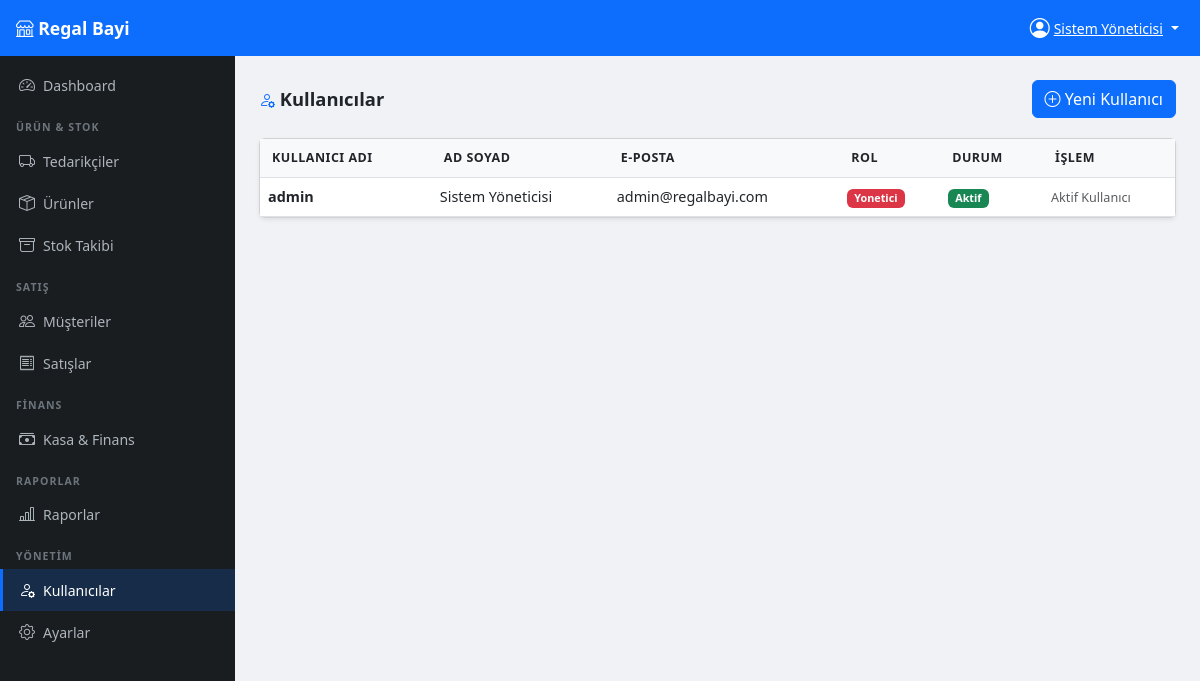
/modules/kullanicilar/index.php (signed in), run on the app's committed database.
### tables this page shows
CREATE TABLE kullanicilar (
    id INT AUTO_INCREMENT PRIMARY KEY,
    kullanici_adi VARCHAR(50) UNIQUE NOT NULL,
    sifre VARCHAR(255) NOT NULL,
    ad_soyad VARCHAR(100) NOT NULL,
    email VARCHAR(100),
    rol ENUM('yonetici','kasiyer','depo') DEFAULT 'kasiyer',
    aktif TINYINT(1) DEFAULT 1,
    created_at TIMESTAMP DEFAULT CURRENT_TIMESTAMP
);

### config/database.php (called while the page is built, shortened)
<?php
function db() {
    static $pdo = null;
    if ($pdo === null) {
        try {
            $pdo = new PDO(
                'mysql:host=' . DB_HOST . ';dbname=' . DB_NAME . ';charset=utf8mb4',
                DB_USER,
                DB_PASS,
                [
                    PDO::ATTR_ERRMODE            => PDO::ERRMODE_EXCEPTION,
                    PDO::ATTR_DEFAULT_FETCH_MODE => PDO::FETCH_ASSOC,
                    PDO::ATTR_EMULATE_PREPARES   => false,
                ]
            );
        } catch (PDOException $e) {
            if (APP_ENV === 'development') {
                die('<div style="font-family:sans-serif;color:red;padding:20px">
                    <h3>Veritabanı Bağlantı Hatası</h3>
                    <p>' . htmlspecialchars($e->getMessage()) . '</p>
                </div>');
            }
            error_log('DB Bağlantı Hatası: ' . $e->getMessage());
            die('<div style="font-family:sans-serif;padding:20px">
                Sistem geçici olarak kullanılamıyor. Lütfen yönetici ile iletişime geçin.
            </div>');
        }
    }
    return $pdo;
}

### includes/functions.php (called while the page is built, shortened)
<?php
require_once __DIR__ . '/../config/database.php';
function escH($str) {
    return htmlspecialchars($str ?? '', ENT_QUOTES, 'UTF-8');
}
function ayar(string $anahtar, string $varsayilan = ''): string {
    static $cache = null;
    if ($cache === null) {
        try {
            $stmt = db()->query("SELECT anahtar, deger FROM ayarlar");
            $cache = $stmt->fetchAll(PDO::FETCH_KEY_PAIR);
        } catch (Exception $e) {
            $cache = [];
        }
    }
    return $cache[$anahtar] ?? $varsayilan;
}

### modules/kullanicilar/index.php (the view, shortened to what this page needs)
<?php
require_once __DIR__ . '/../../includes/functions.php';
$pdo = db();
$kullanicilar = $pdo->query("SELECT * FROM kullanicilar ORDER BY id")->fetchAll();
require_once __DIR__ . '/../../includes/header.php';
?>
<div class="page-header d-flex justify-content-between align-items-center">
    <h4><i class="bi bi-person-gear text-primary"></i> Kullanıcılar</h4>
    <a href="ekle.php" class="btn btn-primary"><i class="bi bi-plus-circle"></i> Yeni Kullanıcı</a>
</div>
<div class="card shadow-sm">
    <div class="card-body p-0">
    <table class="table table-hover mb-0">
        <thead><tr><th>Kullanıcı Adı</th><th>Ad Soyad</th><th>E-posta</th><th>Rol</th><th>Durum</th><th>İşlem</th></tr></thead>
        <tbody>
        <?php foreach ($kullanicilar as $k): ?>
        <tr>
            <td><strong><?= escH($k['kullanici_adi']) ?></strong></td>
            <td><?= escH($k['ad_soyad']) ?></td>
            <td><?= escH($k['email']??'-') ?></td>
            <td><span class="badge bg-<?= $k['rol']==='yonetici'?'danger':($k['rol']==='kasiyer'?'primary':'success') ?>"><?= ucfirst($k['rol']) ?></span></td>
            <td><span class="badge bg-<?= $k['aktif']?'success':'secondary' ?>"><?= $k['aktif']?'Aktif':'Pasif' ?></span></td>
            <td>
                <?php if ($k['id'] != $_SESSION['kullanici_id']): ?>
                <a href="duzenle.php?id=<?= $k['id'] ?>" class="btn btn-sm btn-outline-primary"><i class="bi bi-pencil"></i></a>
                <form method="post" action="toggle.php" class="d-inline">
                    <?= csrfField() ?>
                    <input type="hidden" name="id" value="<?= $k['id'] ?>">
                    <button type="submit" class="btn btn-sm btn-outline-<?= $k['aktif']?'warning':'success' ?>"
                            onclick="return confirm('Kullanıcı durumunu değiştirmek istiyor musunuz?')">
                        <i class="bi bi-<?= $k['aktif']?'pause':'play' ?>"></i>
                    </button>
                </form>
                <?php else: ?>
                <span class="text-muted small">Aktif Kullanıcı</span>
                <?php endif; ?>
            </td>
        </tr>
        <?php endforeach; ?>
        </tbody>
    </table>
    </div>
</div>
<?php require_once __DIR__ . '/../../includes/footer.php'; ?>

### includes/header.php (shortened to what this page needs)
<?php
$mevcut_sayfa = basename(dirname($_SERVER['PHP_SELF']));
$_tema = ayar('tema_renk', 'primary');
$_tema_renkler = [
    'primary' => ['hex' => '#0d6efd', 'rgb' => '13,110,253',  'nav_class' => 'bg-primary'],
    'success' => ['hex' => '#198754', 'rgb' => '25,135,84',   'nav_class' => 'bg-success'],
    'danger'  => ['hex' => '#dc3545', 'rgb' => '220,53,69',   'nav_class' => 'bg-danger'],
    'warning' => ['hex' => '#e08c00', 'rgb' => '224,140,0',   'nav_class' => 'bg-warning'],
    'dark'    => ['hex' => '#212529', 'rgb' => '33,37,41',    'nav_class' => 'bg-dark'],
    'purple'  => ['hex' => '#6f42c1', 'rgb' => '111,66,193',  'nav_class' => 'bg-purple'],
];
$_t = $_tema_renkler[$_tema] ?? $_tema_renkler['primary'];
function navAktif($sayfa) {
    global $mevcut_sayfa;
    return $mevcut_sayfa === $sayfa ? 'active' : '';
}
?>
<!DOCTYPE html>
<html lang="tr">
<head>
<link rel="stylesheet" href="https://cdn.jsdelivr.net/npm/bootstrap@5.3.0/dist/css/bootstrap.min.css">
<link rel="stylesheet" href="https://cdn.jsdelivr.net/npm/bootstrap-icons@1.11.0/font/bootstrap-icons.css">
<link rel="stylesheet" href="<?= BASE_URL ?>/assets/css/style.css">
</head>
<body>
<nav class="navbar navbar-dark fixed-top px-2 px-md-3" style="background-color: <?= $_t['hex'] ?> !important">
    <a class="navbar-brand fw-bold me-auto" href="<?= BASE_URL ?>/modules/dashboard/">
        <i class="bi bi-shop"></i>
        <span class="d-none d-sm-inline"><?= escH(ayar('firma_adi','Regal Bayi')) ?></span>
    </a>
    <div class="dropdown">
        <button class="btn btn-link text-white dropdown-toggle p-1 d-flex align-items-center gap-1"
                type="button" data-bs-toggle="dropdown">
            <i class="bi bi-person-circle fs-5"></i>
            <span class="d-none d-lg-inline small"><?= escH($_SESSION['ad_soyad'] ?? '') ?></span>
        </button>
    </div>
</nav>
        <?php include __DIR__ . '/sidebar_nav.php'; ?>
<div id="layout-wrapper">
<nav id="desktop-sidebar" class="d-none d-md-flex flex-column">
    <?php include __DIR__ . '/sidebar_nav.php'; ?>
</nav>
<main id="main-content" class="flex-grow-1">

### includes/sidebar_nav.php
<ul class="sidebar-nav nav flex-column py-2 w-100">
    <li class="nav-item">
        <a class="nav-link <?= navAktif('dashboard') ?>"
           href="<?= BASE_URL ?>/modules/dashboard/">
            <i class="bi bi-speedometer2"></i><span>Dashboard</span>
        </a>
    </li>
    <li class="sidebar-section-title">Ürün & Stok</li>
    <li class="nav-item">
        <a class="nav-link <?= navAktif('tedarikciler') ?>"
           href="<?= BASE_URL ?>/modules/tedarikciler/">
            <i class="bi bi-truck"></i><span>Tedarikçiler</span>
        </a>
    </li>
    <li class="nav-item">
        <a class="nav-link <?= navAktif('urunler') ?>"
           href="<?= BASE_URL ?>/modules/urunler/">
            <i class="bi bi-box-seam"></i><span>Ürünler</span>
        </a>
    </li>
    <li class="nav-item">
        <a class="nav-link <?= navAktif('stok') ?>"
           href="<?= BASE_URL ?>/modules/stok/">
            <i class="bi bi-archive"></i><span>Stok Takibi</span>
        </a>
    </li>
    <li class="sidebar-section-title">Satış</li>
    <li class="nav-item">
        <a class="nav-link <?= navAktif('musteriler') ?>"
           href="<?= BASE_URL ?>/modules/musteriler/">
            <i class="bi bi-people"></i><span>Müşteriler</span>
        </a>
    </li>
    <li class="nav-item">
        <a class="nav-link <?= navAktif('satislar') ?>"
           href="<?= BASE_URL ?>/modules/satislar/">
            <i class="bi bi-receipt"></i><span>Satışlar</span>
        </a>
    </li>
    <li class="sidebar-section-title">Finans</li>
    <li class="nav-item">
        <a class="nav-link <?= navAktif('finans') ?>"
           href="<?= BASE_URL ?>/modules/finans/">
            <i class="bi bi-cash-stack"></i><span>Kasa & Finans</span>
        </a>
    </li>
    <li class="sidebar-section-title">Raporlar</li>
    <li class="nav-item">
        <a class="nav-link <?= navAktif('raporlar') ?>"
           href="<?= BASE_URL ?>/modules/raporlar/">
            <i class="bi bi-bar-chart-line"></i><span>Raporlar</span>
        </a>
    </li>
    <?php if (($_SESSION['rol'] ?? '') === 'yonetici'): ?>
    <li class="sidebar-section-title">Yönetim</li>
    <li class="nav-item">
        <a class="nav-link <?= navAktif('kullanicilar') ?>"
           href="<?= BASE_URL ?>/modules/kullanicilar/">
            <i class="bi bi-person-gear"></i><span>Kullanıcılar</span>
        </a>
    </li>
    <li class="nav-item">
        <a class="nav-link <?= navAktif('ayarlar') ?>"
           href="<?= BASE_URL ?>/modules/ayarlar/">
            <i class="bi bi-gear"></i><span>Ayarlar</span>
        </a>
    </li>
    <?php endif; ?>
</ul>

### includes/footer.php (shortened to what this page needs)
</main>
</div>
</body>
</html>

### assets/css/style.css (style rules this page uses)
:root { --sidebar-width: 235px; --navbar-height: 56px; --bottom-nav-height: 62px; --primary: #0d6efd; --dark: #1a1d20; }
body { background: #f0f2f5; font-size: 0.9rem; }
.navbar { height: var(--navbar-height); z-index: 1040; }
.navbar-brand { font-size: 1.1rem; }
#layout-wrapper { display: flex; margin-top: var(--navbar-height); min-height: calc(100vh - var(--navbar-height)); }
#desktop-sidebar { width: var(--sidebar-width); min-height: calc(100vh - var(--navbar-height)); position: sticky; top: var(--navbar-height); height: calc(100vh - var(--navbar-height)); overflow-y: auto; flex-shrink: 0; background: var(--dark); scrollbar-width: thin; scrollbar-color: #444 transparent; }
.sidebar-nav .nav-link { color: #adb5bd; padding: 9px 16px; font-size: .88rem; white-space: nowrap; border-left: 3px solid transparent; transition: background .15s, color .15s; border-radius: 0; }
.sidebar-nav .nav-link.active { background: rgba(13,110,253,.18); color: #fff; border-left-color: var(--primary); }
.sidebar-nav .nav-link i { width: 22px; text-align: center; margin-right: 8px; font-size: 1rem; }
.sidebar-section-title { font-size: .66rem; font-weight: 700; letter-spacing: .1em; color: #6c757d; padding: 14px 16px 4px; text-transform: uppercase; }
#main-content { flex: 1; min-width: 0; padding: 1.5rem; padding-bottom: calc(1.5rem + var(--bottom-nav-height)); }
.page-header { margin-bottom: 1.25rem; }
.page-header h4 { margin: 0; font-weight: 700; font-size: 1.15rem; }
.page-header h4 i { font-size: 1rem; }
.table thead th { background: #f8f9fa; font-size: .78rem; text-transform: uppercase; letter-spacing: .04em; white-space: nowrap; padding: .6rem .75rem; }
.table td { vertical-align: middle; }

### data on the page
kullanicilar: kullanici_adi "admin", ad_soyad "Sistem Yöneticisi", email "admin@regalbayi.com", rol "Yonetici", aktif "Aktif", shows "Aktif Kullanıcı"

### other printed values
escH(ayar('firma_adi','Regal Bayi')) "Regal Bayi"
escH($_SESSION['ad_soyad'] ?? '') "Sistem Yöneticisi"
